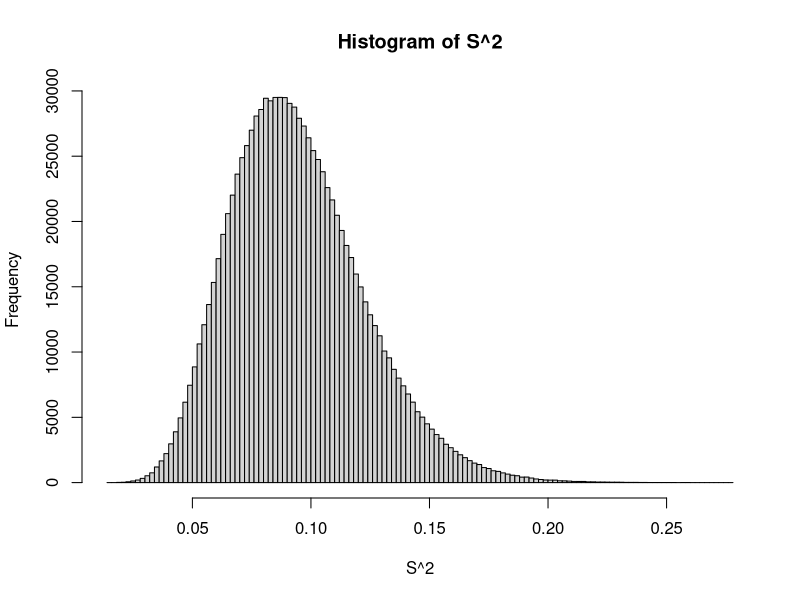

The R source for this figure:
## ---- chunk 1
S <- rbeta(1000, 31, 71)
## ---- chunk 2
result <- rep(NA, 5)
for(i in 1:5) {
  result[i] <- mean(rbeta(1000, 31, 71))
}
result
## ---- chunk 3
result <- mean(rbeta(1e4, 31, 71) > 0.35)
result
## ---- chunk 4
S <- rbeta(1e6, 31, 71)
hist(S^2, breaks = 100)
## ---- chunk 5
# if H is the frequency of a 11 homozygote, then the probability that
# a sample of 10 individuals does not have a 11 homozygote in it is
# (1 - H) ^ 10, and H is q^2, so....

# here are our simulated random variables
S <- rbeta(1e6, 31, 71)
  
# here is our function of simulated random variables
g <- function(q) (1 - q^2) ^ 10

# here is our Monte Carlo estimate
result <- mean(g(S))

result
